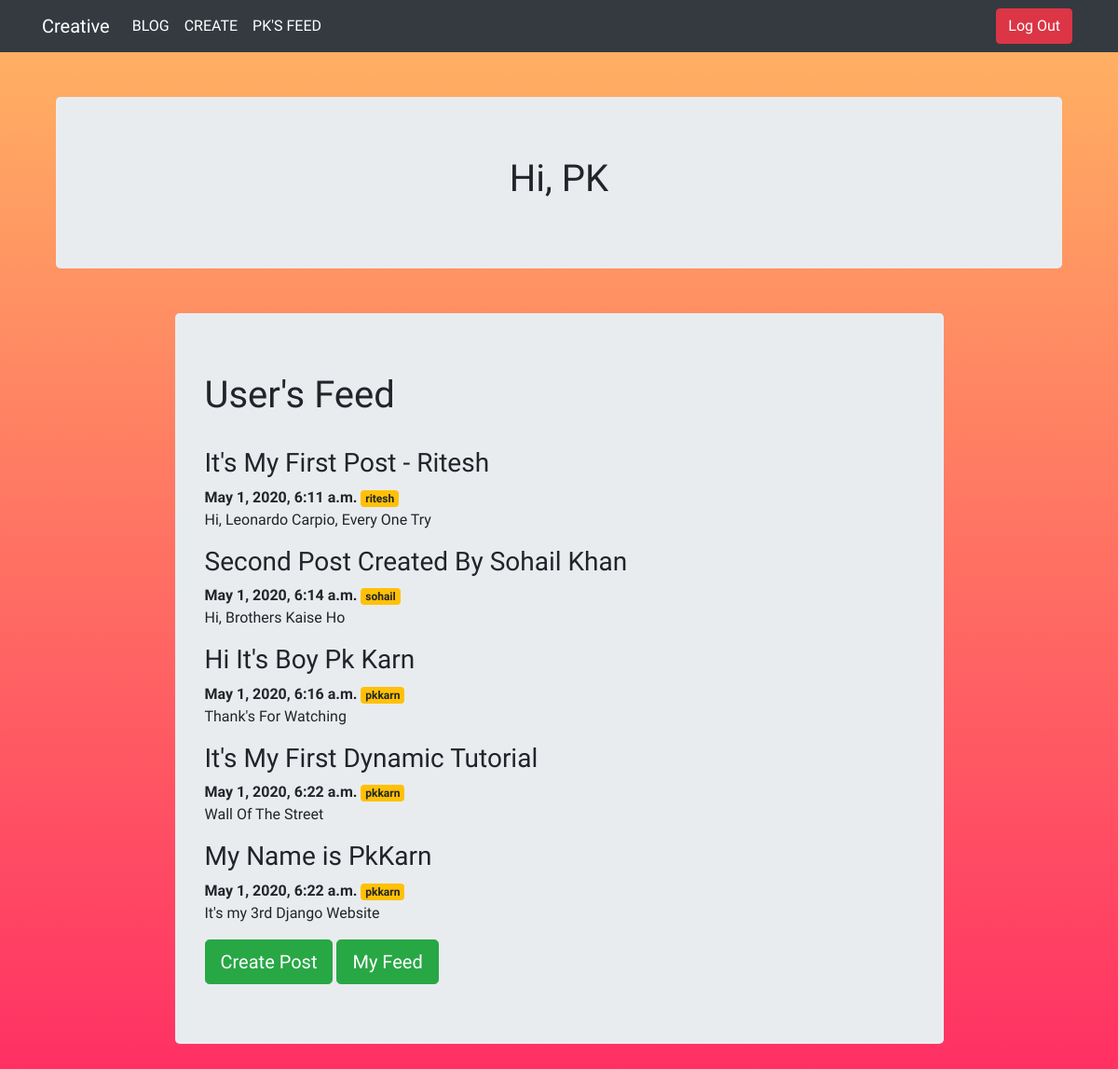
Screenshot of / (signed in) with the database file from the repository.
### blog/models.py (models this page shows, shortened)
class Post(models.Model):
    title = models.CharField(max_length=250)
    writer = models.CharField(max_length=100)
    content = models.TextField(blank=True)
    datecreated = models.DateTimeField(auto_now_add=True)
    user = models.ForeignKey(User, on_delete=models.CASCADE)

### blog/views.py (the view)
# urls.py: 2. Add a URL to urlpatterns:  path('', views.home, name='home')
def home(request):
    posts = Post.objects.all()  # Post.objects.filter(user=request.user) Login User Data
    return render(request, 'blog/home.html', {'posts': posts})

### templates/blog/home.html
{% extends 'base.html' %}
{% block content %}
{% if user.is_authenticated %}
<div class="col justify-content-center mt-5">
    <div class="jumbotron">
        <h1 class="special"> Hi, {{ user.username|upper }}</h1>
    </div>
</div>
{% endif %}
<div class="row justify-content-center mt-5">
    <div class="col-md-9 text-left">
    <div class="jumbotron">
        <h1>User's Feed</h1><br>
        {% for post in posts %}
          <h3>{{ post.title }}</h3>
          <strong>{{ post.datecreated }}</strong>
          <span class="badge badge-warning">{{ post.user }}</span>
          <p>{{ post.content }}</p>
        {% endfor %}
        <a role="button" href="{% url 'create' %}" class="btn btn-success btn-lg">Create Post</a>
        {% if user.is_authenticated %}
        <a role="button" href="{% url 'myfeed' %}" class="btn btn-success btn-lg">My Feed</a>
        {% endif %}
    </div>
    </div>
</div>
{% endblock %}

### templates/base.html (shortened to what this page needs)
<!DOCTYPE html>
{% load static %}
<html lang="en">
<head>
    <link rel="stylesheet" type="text/css" href="https://stackpath.bootstrapcdn.com/bootstrap/4.4.1/css/bootstrap.min.css"/>
    <link rel="stylesheet" href="{% static 'style.css' %}">
</head>
<body>
{% if user.is_authenticated %}
    <nav class="navbar navbar-expand-lg navbar-dark bg-dark">
        <div class="container">
            <a class="navbar-brand" href="{% url 'blog' %}">
                <span>Creative</span>
            </a>
            <div class="collapse navbar-collapse" id="navbarNavAltMarkup">
                <div class="navbar-nav">
                    <a href="{% url 'blog' %}" class="nav-link active">BLOG</a>
                    <a href="{% url 'create' %}" class="nav-link active">CREATE</a>
                    <a href="{% url 'myfeed' %}" class="nav-link active">{{ user.username|upper }}'S FEED</a>
                </div>
                <div class="navbar-nav ml-auto">
                    <form action="{% url 'logoutuser' %}" method="POST">
                      <button type="submit" class="btn btn-danger">Log Out</button>&nbsp;
                    </form>
                </div>
            </div>
        </div>
    </nav>
{% endif %}
<div class="container">
    {% block content %}
    {% endblock%}
</div>
</body>
</html>

### static/style.css (style rules this page uses)
body { font-family: 'Rancho', cursive; background-image: linear-gradient(#ffb663,#ff3063); background-size: cover; width: 100% height: auto; background-position: center; background-attachment: fixed; background-repeat: no-repeat; }
.special { font-family: 'Modak', cursive; font-size: auto; text-align:center; }

### rows the page displays
Post: title "It's My First Post - Ritesh", datecreated "May 1, 2020, 6:11 a.m.", user "ritesh", content "Hi, Leonardo Carpio, Every One Try"
Post: title "Second Post Created By Sohail Khan", datecreated "May 1, 2020, 6:14 a.m.", user "sohail", content "Hi, Brothers Kaise Ho"
Post: title "Hi It's Boy Pk Karn", datecreated "May 1, 2020, 6:16 a.m.", user "pkkarn", content "Thank's For Watching"
Post: title "It's My First Dynamic Tutorial", datecreated "May 1, 2020, 6:22 a.m.", user "pkkarn", content "Wall Of The Street"
Post: title "My Name is PkKarn", datecreated "May 1, 2020, 6:22 a.m.", user "pkkarn", content "It's my 3rd Django Website"

### other values shown
{{ user.username|upper }} "PK"
